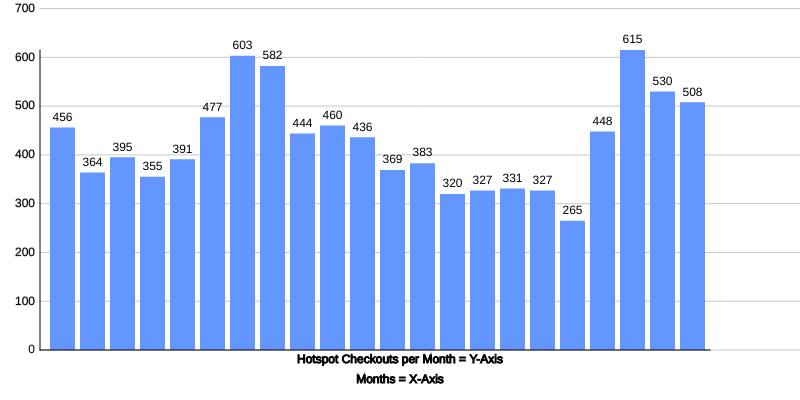
Frame 1 (no input)
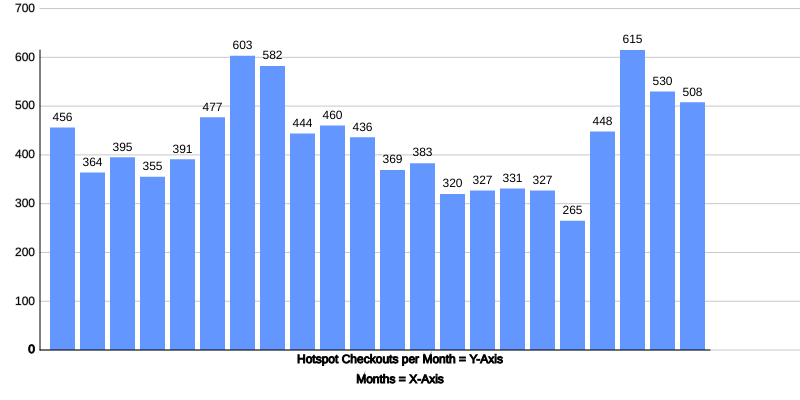
Frame 2 (the mouse pressed at the canvas centre, redrawn once)

The p5.js sketch that drew these frames (run headless with seeded random() and noise() and a simulated clock; the mouse was pressed at the canvas centre and the sketch redrawn once):

// p5.js sketch
// ── sketch.js
let data = [
    456, 364, 395, 355, 391, 477, 603, 582, 444, 460, 436, 369, 383, 320, 327, 331, 
    327, 265, 448, 615, 530, 508
  ]; 
  
  function setup() {
    createCanvas(800, 400); // Larger canvas to fit 22 bars
    noLoop();               // Prevent continuous redraw
  }
  
  function draw() {
    background(255);        // White background
    drawBarChart(50, 350, data, 25, 5); // Call the bar chart function
    drawAxisDescriptions(); // Add axis descriptions
  }
  
  // Function to draw a bar chart
  function drawBarChart(x, y, data, barWidth, gap) {
    let maxDataValue = max(data); // Find the largest value in the data
    let chartHeight = y - 50;    // Leave some space at the top
  
    // Draw Y-axis labels
    drawYAxisLabels(x - 15, y, chartHeight, maxDataValue, 100);
  
    for (let i = 0; i < data.length; i++) {
      let barHeight = map(data[i], 0, maxDataValue, 0, chartHeight); // Scale bar height
      fill(100, 150, 255);       // Bar color
      noStroke();
      rect(x + i * (barWidth + gap), y - barHeight, barWidth, barHeight); // Draw bar
  
      // Add data labels above the bars
      fill(0);
      textAlign(CENTER, CENTER);
      text(data[i], x + i * (barWidth + gap) + barWidth / 2, y - barHeight - 10);
    }
  
    // Add axes
    stroke(0);
    line(x - 10, y, x + data.length * (barWidth + gap), y); // X-axis
    line(x - 10, y, x - 10, y - chartHeight);              // Y-axis
  }
  
  // Function to draw Y-axis labels
  function drawYAxisLabels(x, y, chartHeight, maxDataValue, step) {
    let steps = ceil(maxDataValue / step); // Number of steps on the Y-axis
    textAlign(RIGHT, CENTER);
    fill(0);
  
    for (let i = 0; i <= steps; i++) {
      let labelValue = i * step; // Current label value (e.g., 0, 100, 200, ...)
      let labelY = map(labelValue, 0, maxDataValue, y, y - chartHeight); // Map label position
      text(labelValue, x, labelY); // Draw label
      stroke(200); // Light gray grid line
      line(x + 5, labelY, width, labelY); // Optional: gridline for reference
    }
  }
  
  // Function to add axis descriptions
  function drawAxisDescriptions() {
    textAlign(CENTER, CENTER);
    fill(0);
  
    // Description for X-axis
    text("Months = X-Axis", width / 2, height - 20);
  
    // Description for Y-axis
    text("Hotspot Checkouts per Month = Y-Axis", width / 2, height - 40);
  }  
